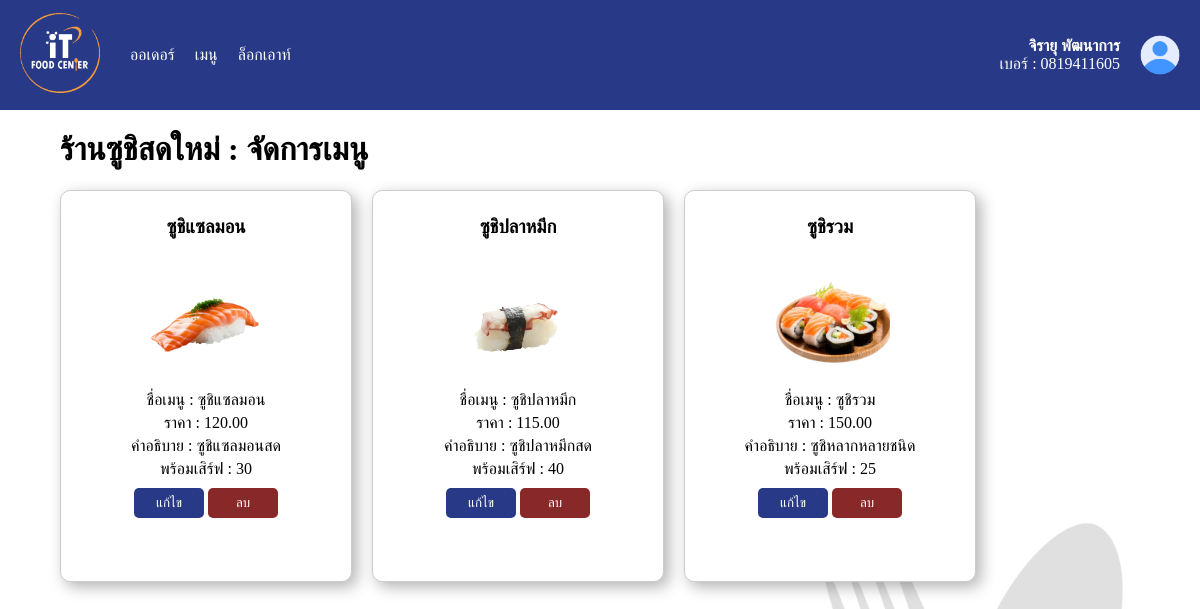
/c_fooditem/ (signed in), run on the app's committed database.
### food_center/models.py (models this page shows, shortened)
class Cook(models.Model):
    user = models.OneToOneField(User, on_delete=models.CASCADE, null=True, blank=True)
    first_name = models.CharField(max_length=150)
    last_name = models.CharField(max_length=200, null=False)

class Restaurant(models.Model):
    class StatusChoice(models.TextChoices):
        OPEN = "O", "เปิด"
        CLOSED = "C", "ปิด"
    name = models.CharField(max_length=150)
    description = models.CharField(max_length=150)
    cook = models.ForeignKey(Cook, on_delete=models.CASCADE)
    status = models.CharField(max_length=10, choices=StatusChoice.choices, default=StatusChoice.OPEN)
    category = models.ManyToManyField(ResturantCategory)

class FoodItem(models.Model):
    name = models.CharField(max_length=150)
    description = models.CharField(max_length=150)
    price = models.DecimalField(max_digits=10, decimal_places=2)
    quantity = models.IntegerField()
    restaurant = models.ForeignKey(Restaurant, on_delete=models.CASCADE)  # แก้ชื่อเป็น restaurant

### food_center/views.py (the view)
# urls.py: path('c_fooditem/', c_FoodItemView.as_view(), name='c_fooditem'),
class c_FoodItemView(LoginRequiredMixin, PermissionRequiredMixin,View):
    login_url = '/login/'
    permission_required = ["food_center.change_cook"]
    login_url = '/login/'
    def get(self, request):
        cook = Cook.objects.get(user__username=request.user.username)
        restaurant = Restaurant.objects.get(cook=cook.id)
        foooditem = FoodItem.objects.filter(restaurant=restaurant)
        context = {
            "cook": cook,
            "restaurant":restaurant,
            "food_items":foooditem
        }
        return render(request, 'c_fooditem.html', context)

### food_center/templates/c_foodItem.html (shortened to what this page needs)
{% load static %}
<!DOCTYPE html>
<html lang="en">
<head>
    <link rel="stylesheet" href="{% static '/css/c_orderStatus.css' %}" />
</head>
<body>
    {% include 'c_nav.html' %}
    <main>
        <div class="category">
            <h1>{{restaurant.name}} : จัดการเมนู</h1>
            <div class="category-shop">
                {% for food_item in food_items %}
                <div class="category-shop-list">
                    <h3 class="category-shop-list-name">{{ food_item.name }}</h3>
                    {% if food_item.name == "ซูชิแซลมอน" %}
                    <img src="{% static '/restaurant/japan/salmon.png' %}" alt="shop-list-img">
                    {% endif %}
                    {% if food_item.name == "ซูชิปลาหมึก" %}
                    <img style="width: 180px;" src="{% static '/restaurant/japan/octo.png' %}" alt="shop-list-img">
                    {% endif %}
                    {% if food_item.name == "ซูชิรวม" %}
                    <img src="{% static '/restaurant/japan/mix.png' %}" alt="shop-list-img">
                    {% endif %}
                    <div class="category-shop-list-name">ชื่อเมนู : {{ food_item.name }}</div>
                    <div class="category-shop-list-name">ราคา : {{ food_item.price }}</div>
                    <div class="category-shop-list-name">คำอธิบาย : {{ food_item.description }}</div>
                    <div class="category-shop-list-name">พร้อมเสิร์ฟ : {{ food_item.quantity }}</div>
                    <div class="button-status">
                        <button class="button-edit" onclick="window.location.href='edit/{{ food_item.id }}'">แก้ไข</button>
                        <button class="button-delete" onclick="confirmDelete({{ food_item.id }})">ลบ</button>
                    </div>
                </div>
                {% endfor %}
            </div>
        </div>
    </main>
</body>
</html>

### food_center/templates/c_nav.html (shortened to what this page needs)
{% load static %}
<!DOCTYPE html>
<html lang="en">
<head>
</head>
<body>
    <header>
        <nav>
            <div class="nav-logo">
                <img style="width: 80px;" src="{% static '/logo-icon/icon_png.png' %}" alt="logo">
            </div>
            <div class="nav-warp">
                <a href="{% url 'c_orderStatus' %}">ออเดอร์</a>
                <a href="{% url 'c_fooditem' %}">เมนู</a>
                <a href="{% url 'logout' %}">ล็อกเอาท์</a>
            </div>
            <div class="nav-user">
                <div class="user">
                    <strong>{{ cook.first_name }} {{ cook.last_name }}</strong><br>
                    <span>{{restaurant.description}}</span>
                </div>
                <img src="{% static '/logo-icon/userIcon.png' %}" alt="User Image">
            </div>
        </nav>
    </header>
</body>
</html>

### static/css/c_orderStatus.css (style rules this page uses)
body { background-image:url('../../static/background/home.jpg'); background-size: cover; background-position: center; height: 100vh; margin: 0; }
main { width: 90%; margin-left: auto; margin-right: auto; }
img { width: 120px; }
.category-shop { display: flex; flex-wrap: nowrap; flex-direction: row; }
.category-shop-list { width: 250px; height: 350px; background-color: white; border: 1px solid #ccc; border-radius: 10px; box-shadow: 5px 5px 15px rgba(0, 0, 0, 0.3); padding: 20px; text-align: center; margin-right: 20px; }
.button-edit { background-color: #283988; color: white; border: 0; width: 70px; height: 30px; border-radius: 5px; }
.button-delete { background-color: #882828; color: white; border: 0; width: 70px; height: 30px; border-radius: 5px; }
.button-status { margin-top: auto; }
.category-shop-list * { margin-top: 5px; }

### data on the page
Cook: first_name "จิรายุ", last_name "พัฒนาการ"
Restaurant: description "เบอร์ : 0819411605", name "ร้านซูชิสดใหม่"
FoodItem: name "ซูชิแซลมอน", price "120.00", description "ซูชิแซลมอนสด", quantity "30"
FoodItem: name "ซูชิปลาหมึก", price "115.00", description "ซูชิปลาหมึกสด", quantity "40"
FoodItem: name "ซูชิรวม", price "150.00", description "ซูชิหลากหลายชนิด", quantity "25"
